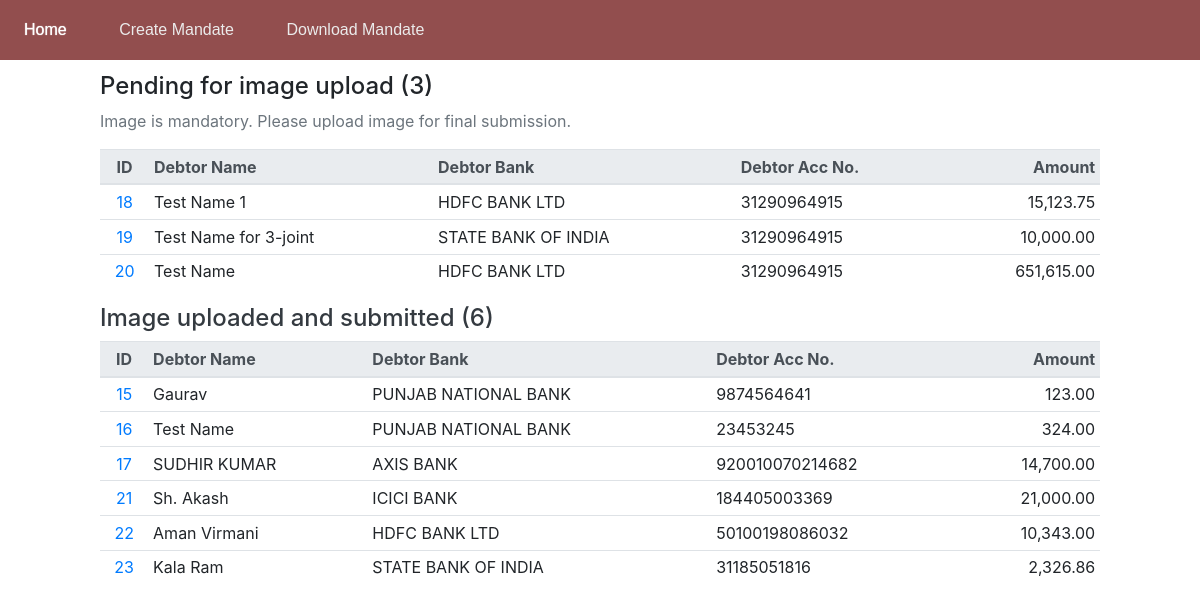
Page /mandates/ on the earlier database version.
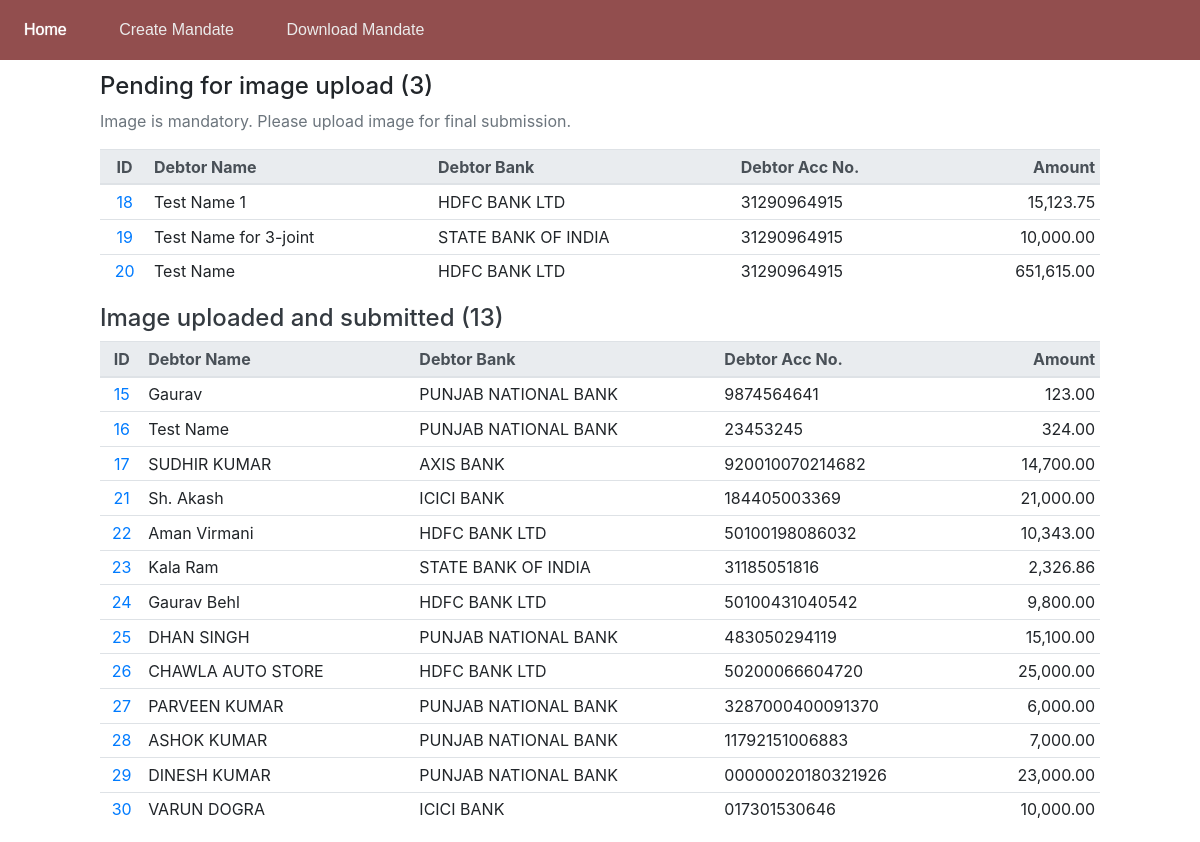
Same page on the later database version.
### mandate/models.py (models this page shows, shortened)
class Mandate(models.Model):
	debit_type_choices = [
		(None, ''),
		('F', 'Fixed Amount'),
		('M', 'Max Amount'),
	]
	frequency_choices = [
		(None, ''),
		('ADHO', 'As and when presented'),
		('INDA', 'Intra Day'),
		('DAIL', 'Daily'),
		('WEEK', 'Weekly'),
		('BIMN', 'Bi-Monthly'),
		('MNTH', 'Monthly '),
		('QURT', 'Quaterly'),
		('MIAN', 'Semi annually'),
		('YEAR', 'Yearly'),
	]
	acc_type_choices = [
		(None, ''),
		('SAVINGS', 'SAVINGS'),
		('CURRENT', 'CURRENT'),
		('CC', 'CC'),
		('Other', 'Other'),
	]
	debit_date_choices = [
		(None, ''),
		('3', '3rd day of month'),
		('11', '11th day of month'),
		('19', '19th day of month'),
		('26', '26th day of month'),
	]
	seq_no = models.IntegerField(default=0)
	ref = models.CharField(max_length=35, null=False)
	currency = models.CharField(max_length=5, default='INR', verbose_name='Currency')
	debit_type = models.CharField(max_length=1, choices=debit_type_choices, default='F', verbose_name='Debit Type')
	amount = models.DecimalField(max_digits=10, decimal_places=2, verbose_name='Installment Amount')
	category = models.CharField(max_length=4, default='L001', verbose_name='Category')
	frequency = models.CharField(max_length=4, choices=frequency_choices, default='MNTH', verbose_name='Frequency')
	date = models.DateField(verbose_name='Date of Mandate')
	start_date = models.DateField(verbose_name='Start Date', help_text="The start date should be on or after the date of mandate.")
	end_date = models.DateField(verbose_name='End Date', help_text="The end date can not be beyond 40 years after start date ")
	debtor_name = models.CharField(max_length=300, verbose_name='Name of Debor Account Holder', help_text="The name as per the debit account.")
	debtor_joint = models.BooleanField(default=False, verbose_name='Is the Debtor Account jointly held?', help_text="Select this if the debtor account requires signatures of multiple persons")
	debtor_name_2 = models.CharField(blank=True, null=True, max_length=300, verbose_name='Name of Debor Account Holder 2', help_text='At least one additional name required for joint account.')
	debtor_name_3 = models.CharField(blank=True, null=True, max_length=300, verbose_name='Name of Debor Account Holder 3')
	debtor_bank = models.ForeignKey(DebtorBank, on_delete=models.PROTECT, verbose_name='Debtor Bank')
	debtor_acc_type = models.CharField(max_length=10, choices=acc_type_choices, verbose_name='Debtor Account Type')
	debtor_acc_no = models.CharField(max_length=100, verbose_name='Debtor Legal Account Number')
	debtor_acc_ifsc = models.CharField(max_length=11, verbose_name='Debtor Account IFSC')
	creditor_name = models.CharField(max_length=300, verbose_name='Creditor Name')
	creditor_bank = models.CharField(max_length=300, default="SARVA HARYANA GRAMIN BANK", verbose_name='Creditor Bank')
	creditor_utility_code = models.CharField(max_length=100, default="HGBX00002000017848", verbose_name='Creditor Utility Code')
	mandate_image = models.ImageField(upload_to="mandate/images/mandate/", null=True, verbose_name='Mandate Image')
	mandate_file = models.FileField(null=True, blank=True, verbose_name='Mandate File')
	phone = models.CharField(max_length=10, null=True, blank=True, validators=[phone_validator], verbose_name='Customer Mobile No.')
	email = models.EmailField(null=True, blank=True, verbose_name='Customer EMail ID')
	debit_date = models.CharField(max_length=2, choices=debit_date_choices, verbose_name='Date of EMI Collection')
	credit_account = models.CharField(max_length=100, verbose_name='Credit Account', help_text="The loan/other account in SHGB in which the installment is to be credited.")
	create_time = models.DateTimeField(null=True)
	create_user = models.ForeignKey(User, on_delete=models.PROTECT, related_name="create", null=True)
	submit_time = models.DateTimeField(null=True)
	submit_user = models.ForeignKey(User, on_delete=models.PROTECT, related_name="submit", null=True)
	lm_time = models.DateTimeField(null=True)
	is_deleted = models.BooleanField(default=False)
	class Meta:
		ordering = ["id"]
		constraints = [
			CheckConstraint(
    			check = Q(start_date__gte = F("date")),
    			name = "startDate_gte_date",
				violation_error_message = '"Start Date" can not be before the "Date of Mandate"',
			)
		]

class DebtorBank(models.Model):
	name = models.CharField(max_length=400)
	is_deleted = models.BooleanField(default=False)
	def __str__(self):
		return self.name

### mandate/views.py (the view)
# urls.py: path("", views.index, name="index"),
def index(request):
	mandates = Mandate.objects.exclude(mandate_image__exact = '')
	mandates_pending_image = Mandate.objects.filter(mandate_image__exact = '')
	context = {"mandates": mandates, "mandates_pending_image": mandates_pending_image}
	return render(request, "mandate/index.html", context)

### mandate/templates/mandate/index.html
{% extends "mandate/base.html" %}
{% load humanize %}
{% block content %}
<div style="width: 1000px;">
<h4>Pending for image upload ({{ mandates_pending_image.count }})</h4>
<p class="text-muted">Image is mandatory. Please upload image for final submission.</p>
<table class="table table-sm table-hover">
    <thead class="thead-light">
      <tr>
        <th scope="col" class="text-center">ID</th>
        <th scope="col">Debtor Name</th>
        <th scope="col">Debtor Bank</th>
        <th scope="col">Debtor Acc No.</th>
        <th scope="col" class="text-right">Amount</th>
      </tr>
    </thead>
    <tbody>
        {% for m in mandates_pending_image %}
        <tr>
            <td scope="row" class="text-center"><a href="/mandates/mandate/{{m.id}}/">{{m.id}}</a></td>
            <td>{{m.debtor_name}}</td>
            <td>{{m.debtor_bank}}</td>
            <td>{{m.debtor_acc_no}}</td>
            <td class="text-right">{{m.amount|intcomma}}</td>
        </tr>
        {% endfor %}
    </tbody>
  </table>
<h4><a href="1/" class="text-dark">Image uploaded and submitted ({{ mandates.count }})</a></h4>
<table class="table table-sm table-hover">
    <thead class="thead-light">
      <tr>
        <th scope="col" class="text-center">ID</th>
        <th scope="col">Debtor Name</th>
        <th scope="col">Debtor Bank</th>
        <th scope="col">Debtor Acc No.</th>
        <th scope="col" class="text-right">Amount</th>
      </tr>
    </thead>
    <tbody>
        {% for m in mandates %}
        <tr>
            <td scope="row" class="text-center"><a href="/mandates/mandate/{{m.id}}/">{{m.id}}</a></td>
            <td>{{m.debtor_name}}</td>
            <td>{{m.debtor_bank}}</td>
            <td>{{m.debtor_acc_no}}</td>
            <td class="text-right">{{m.amount|intcomma}}</td>
        </tr>
        {% endfor %}
    </tbody>
  </table>
</div>
{% endblock %}

### mandate/templates/mandate/base.html (shortened to what this page needs)
{% load extras %}
{% load static %}
<!DOCTYPE html>
<html>
<head>
	<link rel="stylesheet" href="{% static 'mandate/style.css' %}">
	<link rel="stylesheet" href="{% static 'bootstrap-4/css/bootstrap.min.css' %}">
	<link rel="stylesheet" href="{% static 'bootstrap-select/css/bootstrap-select.min.css' %}">
	<link rel="stylesheet" href="{% static 'cropperjs/cropper.min.css' %}">
</head>
<body>
	<div class="topbar no-print">
		{% block topbar %}
		<a class="topbar-item" href="/mandates/">Home</a>
		<a class="topbar-item" href="/mandates/create/">Create Mandate</a>
		<a class="topbar-item" href="/mandates/download/">Download Mandate</a>
		{% endblock %}
	</div>
	<div id="content" class="content">
		{% block content %}{% endblock %}
	</div>
</body>
</html>

### mandate/static/mandate/style.css (style rules this page uses)
body { font-family: Aptos, 'Microsoft Sans Serif', Arial; display: block; text-align: center; }
.topbar { position: fixed; height: 60px; width: 100%; background-color: #924e4e; color: white; display: block; top: 0px; left: 0px; right: 0px; z-index: 10000; }
.topbar-item { display: inline-grid; height: 100%; justify-content: center; align-items: center; padding: 0px 24px; transition: 0.15s; color: rgb(235, 235, 235); text-decoration: none; font-family: Arial, Helvetica, sans-serif; }
.content { display: grid; justify-content: center; margin-top: 72px; }

Differences in the rows shown:
added Mandate: id "24", debtor_name "Gaurav Behl", debtor_bank "HDFC BANK LTD", debtor_acc_no "50100431040542", amount "9,800.00", shown under "Image uploaded and submitted (13)"
added Mandate: id "25", debtor_name "DHAN SINGH", debtor_bank "PUNJAB NATIONAL BANK", debtor_acc_no "483050294119", amount "15,100.00", shown under "Image uploaded and submitted (13)"
added Mandate: id "26", debtor_name "CHAWLA AUTO STORE", debtor_bank "HDFC BANK LTD", debtor_acc_no "50200066604720", amount "25,000.00", shown under "Image uploaded and submitted (13)"
added Mandate: id "27", debtor_name "PARVEEN KUMAR", debtor_bank "PUNJAB NATIONAL BANK", debtor_acc_no "3287000400091370", amount "6,000.00", shown under "Image uploaded and submitted (13)"
added Mandate: id "28", debtor_name "ASHOK KUMAR", debtor_bank "PUNJAB NATIONAL BANK", debtor_acc_no "11792151006883", amount "7,000.00", shown under "Image uploaded and submitted (13)"
added Mandate: id "29", debtor_name "DINESH KUMAR", debtor_bank "PUNJAB NATIONAL BANK", debtor_acc_no "00000020180321926", amount "23,000.00", shown under "Image uploaded and submitted (13)"
added Mandate: id "30", debtor_name "VARUN DOGRA", debtor_bank "ICICI BANK", debtor_acc_no "017301530646", amount "10,000.00", shown under "Image uploaded and submitted (13)"
Other differences:
{{ mandates.count }}: "6" → "13"
